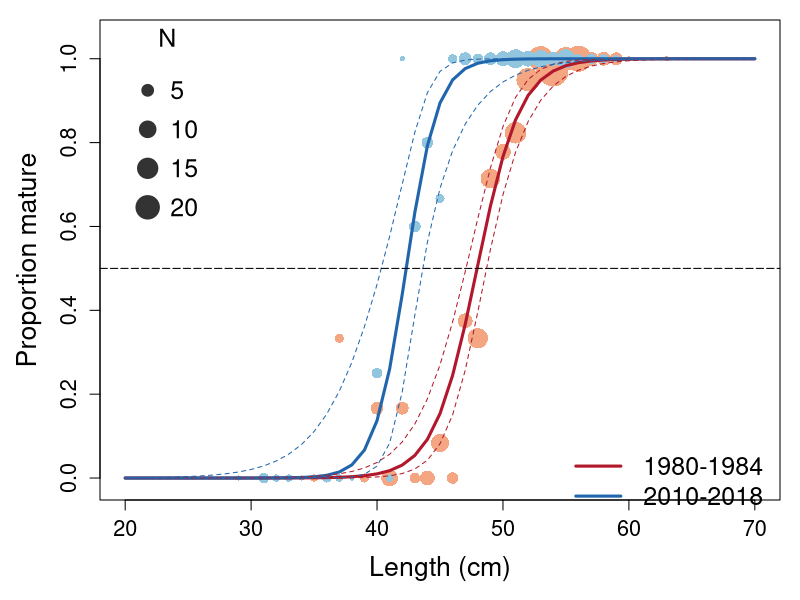
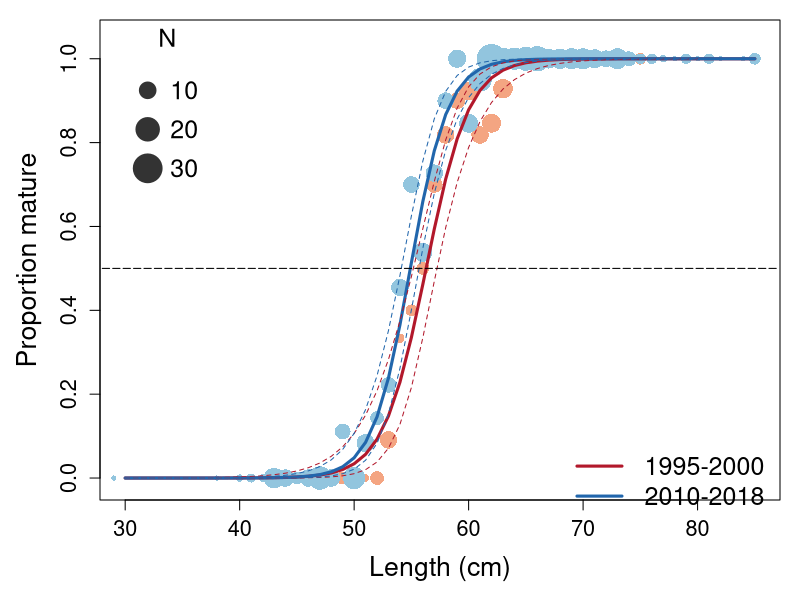

Recreate these plots in R, in order.
### Plotting changes in L50 for canary rockfish and sablefish ###

# This code compares historical L50 values and produces figures 2 and 3

library(tidyverse)
library(here)

##--Canary-------------------------------------------------------------------

# Read data
CNRY.mat.1<-read.csv(here("data", "CNRY_O_1980_1984_11_3_no7_no8.csv"))
Data.in.1<-CNRY.mat.1
CNRY.mat.2<-read.csv(here("data", "CNRY_O_2010_2018_no7_11_3.csv"))
Data.in.2<-CNRY.mat.2

### Time Period 1 ###

###glm fit###

fit.mat.glm.macro.1 <- glm (maturity ~ 1 + length, data <-data.frame(length = Data.in.1$Length, maturity <- Data.in.1$Macro_maturity),
                            family = binomial(link ="logit"))
vector.macro.1 = c(fit.mat.glm.macro.1$coefficients)

# A_glm = intercept
# B_glm = slope

A_glm.macro.1 <- vector.macro.1[1] 
B_glm.macro.1 <- vector.macro.1[2]
Lmat50.macro.1 = -(A_glm.macro.1/B_glm.macro.1)
Lmat50.macro.1

cor(Data.in.1$Length, Data.in.1$Macro_maturity)

sA.macro.1 <- summary (fit.mat.glm.macro.1)$coef[1,2] 
sB.macro.1 <- summary (fit.mat.glm.macro.1)$coef[2,2]    
r.macro.1 <-cor(Data.in.1$Length, Data.in.1$Macro_maturity)
n.1 <- length(Data.in.1$Length)

#Variance estimator
deltamethod.macro.1 <- ((sA.macro.1^2)/(B_glm.macro.1^2))- ((2*A_glm.macro.1*sA.macro.1*sB.macro.1*r.macro.1)/(B_glm.macro.1^3))+ (((A_glm.macro.1^2)*(sB.macro.1^2))/(B_glm.macro.1^4))
deltamethod.macro.1

## 95% Confidence Interval equation

con.macro.1 <- 1.96*(sqrt(deltamethod.macro.1)/sqrt(n.1))
macro_mat.1 = c(Lmat50.macro.1,con.macro.1)



### Time Period 2 ###

###glm fit###

fit.mat.glm.macro.2 <- glm (maturity ~ 1 + length, data <-data.frame(length = Data.in.2$Length, maturity <- Data.in.2$Macro_maturity),
                            family = binomial(link ="logit"))
vector.macro.2 = c(fit.mat.glm.macro.2$coefficients)

# A_glm = intercept
# B_glm = slope

A_glm.macro.2 <- vector.macro.2[1] 
B_glm.macro.2 <- vector.macro.2[2]
Lmat50.macro.2 = -(A_glm.macro.2/B_glm.macro.2)
Lmat50.macro.2

cor(Data.in.2$Length, Data.in.2$Macro_maturity)

sA.macro.2 <- summary (fit.mat.glm.macro.2)$coef[1,2] 
sB.macro.2 <- summary (fit.mat.glm.macro.2)$coef[2,2]    
r.macro.2 <-cor(Data.in.2$Length, Data.in.2$Macro_maturity)
n.2 <- length(Data.in.2$Length)

#Variance estimator
deltamethod.macro.2 <- ((sA.macro.2^2)/(B_glm.macro.2^2))- ((2*A_glm.macro.2*sA.macro.2*sB.macro.2*r.macro.2)/(B_glm.macro.2^3))+ (((A_glm.macro.2^2)*(sB.macro.2^2))/(B_glm.macro.2^4))
deltamethod.macro.2

## 95% Confidence Interval equation

con.macro.2 <- 1.96*(sqrt(deltamethod.macro.2)/sqrt(n.2))
macro_mat.2 = c(Lmat50.macro.2,con.macro.2)

### RESULTS ###

GLM.maturity.data = rbind(macro_mat.1,macro_mat.2)
colnames(GLM.maturity.data) = c("Lmat50", "95% CI +/-")
GLM.maturity.data = as.data.frame(GLM.maturity.data)
GLM.maturity.data





### CREATE PLOT
setEPS()
postscript(here("figures", "Fig2.eps"), height = 8, width = 8)

par(xpd=TRUE,mar = c("bottom" = 5, "left" = 5, "top" = 1, "right" = 1))
plot(0, type ='n', xlim=c(20,70),ylim=c(-0.01,1.05),xlab="Length (cm)",ylab="Proportion mature", cex.lab = 1.6, cex.axis = 1.3)

#Points and Line
# CNRY.mat.1<-read.csv(here("data", "CNRY_O_1980_1984_11_3.csv"))
# Data.in.1<-CNRY.mat.1
# 
# CNRY.mat.2<-read.csv(here("data", "CNRY_O_2010_2018_no7_11_3.csv"))
# Data.in.2<-CNRY.mat.2

# Time Period 1 #
bin_m.1 <- Data.in.1$size
prop_m.1 <- Data.in.1$prop_macro
n_m.1 <- Data.in.1$N
fit.mat.glm.macro.1[1]
df.fit.mat.glm.macro.1 = as.data.frame(fit.mat.glm.macro.1[1])
A_glm.macro.1 = df.fit.mat.glm.macro.1$coefficients[1]
B_glm.macro.1 = df.fit.mat.glm.macro.1$coefficients[2]

# Time Period 2 #
bin_m.2 <- Data.in.2$size
prop_m.2 <- Data.in.2$prop_macro
n_m.2 <- Data.in.2$N
fit.mat.glm.macro.2[1]
df.fit.mat.glm.macro.2 = as.data.frame(fit.mat.glm.macro.2[1])
A_glm.macro.2 = df.fit.mat.glm.macro.2$coefficients[1]
B_glm.macro.2 = df.fit.mat.glm.macro.2$coefficients[2]

# points(x = bin_m.1, y = prop_m.1,cex=0.7*sqrt(n_m.1), pch=16, col = rgb(1,0,0,0.2))
# points(x = bin_m.2, y = prop_m.2,cex=0.7*sqrt(n_m.2), pch=16, col = rgb(0,0,1,0.2))
points(x = bin_m.1, y = prop_m.1,cex=0.7*sqrt(n_m.1), pch=16, col = "#f4a582")
points(x = bin_m.2, y = prop_m.2,cex=0.7*sqrt(n_m.2), pch=16, col = "#92c5de")


lines(20:70, 1/(1+(exp(-(A_glm.macro.1+(B_glm.macro.1*(20:70)))))), type = "l", col='#b2182b', pch = 19, lty =1,lwd = 3)####Time Period 1#####
lines(20:70, 1/(1+(exp(-(A_glm.macro.2+(B_glm.macro.2*(20:70)))))), type = "l", col='#2166ac', pch = 19, lty =1,lwd = 3)####Time Period 2#####

# GLM Confidence Bands #

plotdat <- data.frame(length=(20:70))
predat.1 <- predict(fit.mat.glm.macro.1,newdata=plotdat, se.fit=TRUE)
with(predat.1, lines(20:70,exp(fit+1.96*se.fit)/(1+exp(fit+1.96*se.fit)),lty=2,col="#b2182b"))
with(predat.1, lines(20:70,exp(fit-1.96*se.fit)/(1+exp(fit-1.96*se.fit)),lty=2,col="#b2182b"))

predat.2 <- predict(fit.mat.glm.macro.2,newdata=plotdat, se.fit=TRUE)
with(predat.2, lines(20:70,exp(fit+1.96*se.fit)/(1+exp(fit+1.96*se.fit)),lty=2,col="#2166ac"))
with(predat.2, lines(20:70,exp(fit-1.96*se.fit)/(1+exp(fit-1.96*se.fit)),lty=2,col="#2166ac"))


# L50 line #
segments(18,0.5,72,0.5,lty=5)

#Legend
legend.a <- c(5, 10,     
              15, 20)

legend.cex <- 0.7*sqrt(legend.a)

legend(20 ,1.1,legend=legend.a,pch=19,col="gray20",
       cex = 1.5, pt.cex=legend.cex,ncol=1,title ="N",bty='n', y.intersp = 1.3)


legend(54,0.1, legend=c("1980-1984","2010-2018"), col=c("#b2182b", "#2166ac"), lwd=c(3,3),
       lty= c(1,1,1), cex=1.5, bty="n")

dev.off()


##--Sablefish-------------------------------------------------------------------

# Read data
SABL.mat.1<-read.csv(here("data", "SABL_O_1995_2000_no7_no8_10_2_edit.csv"))
Data.in.1<-SABL.mat.1
SABL.mat.2<-read.csv(here("data", "SABL_O_2010_2018_no7_10_2.csv"))
Data.in.2<-SABL.mat.2

### Time Period 1 ###

###glm fit###

fit.mat.glm.macro.1 <- glm (maturity ~ 1 + length, data <-data.frame(length = Data.in.1$Length, maturity <- Data.in.1$Macro_maturity),
                            family = binomial(link ="logit"))
vector.macro.1 = c(fit.mat.glm.macro.1$coefficients)

# A_glm = intercept
# B_glm = slope

A_glm.macro.1 <- vector.macro.1[1] 
B_glm.macro.1 <- vector.macro.1[2]
Lmat50.macro.1 = -(A_glm.macro.1/B_glm.macro.1)
Lmat50.macro.1

cor(Data.in.1$Length, Data.in.1$Macro_maturity)

sA.macro.1 <- summary (fit.mat.glm.macro.1)$coef[1,2] 
sB.macro.1 <- summary (fit.mat.glm.macro.1)$coef[2,2]    
r.macro.1 <-cor(Data.in.1$Length, Data.in.1$Macro_maturity)
n.1 <- length(Data.in.1$Length)

#Variance estimator
deltamethod.macro.1 <- ((sA.macro.1^2)/(B_glm.macro.1^2))- ((2*A_glm.macro.1*sA.macro.1*sB.macro.1*r.macro.1)/(B_glm.macro.1^3))+ (((A_glm.macro.1^2)*(sB.macro.1^2))/(B_glm.macro.1^4))
deltamethod.macro.1

## 95% Confidence Interval equation

con.macro.1 <- 1.96*(sqrt(deltamethod.macro.1)/sqrt(n.1))
macro_mat.1 = c(Lmat50.macro.1,con.macro.1)



### Time Period 2 ###

###glm fit###

fit.mat.glm.macro.2 <- glm (maturity ~ 1 + length, data <-data.frame(length = Data.in.2$Length, maturity <- Data.in.2$Macro_maturity),
                            family = binomial(link ="logit"))
vector.macro.2 = c(fit.mat.glm.macro.2$coefficients)

# A_glm = intercept
# B_glm = slope

A_glm.macro.2 <- vector.macro.2[1] 
B_glm.macro.2 <- vector.macro.2[2]
Lmat50.macro.2 = -(A_glm.macro.2/B_glm.macro.2)
Lmat50.macro.2

cor(Data.in.2$Length, Data.in.2$Macro_maturity)

sA.macro.2 <- summary (fit.mat.glm.macro.2)$coef[1,2] 
sB.macro.2 <- summary (fit.mat.glm.macro.2)$coef[2,2]    
r.macro.2 <-cor(Data.in.2$Length, Data.in.2$Macro_maturity)
n.2 <- length(Data.in.2$Length)

#Variance estimator
deltamethod.macro.2 <- ((sA.macro.2^2)/(B_glm.macro.2^2))- ((2*A_glm.macro.2*sA.macro.2*sB.macro.2*r.macro.2)/(B_glm.macro.2^3))+ (((A_glm.macro.2^2)*(sB.macro.2^2))/(B_glm.macro.2^4))
deltamethod.macro.2

## 95% Confidence Interval equation

con.macro.2 <- 1.96*(sqrt(deltamethod.macro.2)/sqrt(n.2))
macro_mat.2 = c(Lmat50.macro.2,con.macro.2)

### RESULTS ###

GLM.maturity.data = rbind(macro_mat.1,macro_mat.2)
colnames(GLM.maturity.data) = c("Lmat50", "95% CI +/-")
GLM.maturity.data = as.data.frame(GLM.maturity.data)
GLM.maturity.data





### CREATE PLOT
setEPS()
postscript(here("figures", "Fig3.eps"), height = 8, width = 8)

par(mfrow=c(1,1))
par(xpd=TRUE,mar = c("bottom" = 5, "left" = 5, "top" = 1, "right" = 1))
plot(0, type ='n', xlim=c(30,85),ylim=c(-0.01,1.05),xlab="Length (cm)",ylab="Proportion mature", cex.lab = 1.6, cex.axis = 1.3)

# Time Period 1 #
bin_m.1 <- Data.in.1$size
prop_m.1 <- Data.in.1$prop_macro
n_m.1 <- Data.in.1$N
fit.mat.glm.macro.1[1]
df.fit.mat.glm.macro.1 = as.data.frame(fit.mat.glm.macro.1[1])
A_glm.macro.1 = df.fit.mat.glm.macro.1$coefficients[1]
B_glm.macro.1 = df.fit.mat.glm.macro.1$coefficients[2]

# Time Period 2 #
bin_m.2 <- Data.in.2$size
prop_m.2 <- Data.in.2$prop_macro
n_m.2 <- Data.in.2$N
fit.mat.glm.macro.2[1]
df.fit.mat.glm.macro.2 = as.data.frame(fit.mat.glm.macro.2[1])
A_glm.macro.2 = df.fit.mat.glm.macro.2$coefficients[1]
B_glm.macro.2 = df.fit.mat.glm.macro.2$coefficients[2]

# points(x = bin_m.1, y = prop_m.1,cex=0.7*sqrt(n_m.1), pch=16, col = rgb(1,0,0,0.2))
# points(x = bin_m.2, y = prop_m.2,cex=0.7*sqrt(n_m.2), pch=16, col = rgb(0,0,1,0.2))
points(x = bin_m.1, y = prop_m.1,cex=0.7*sqrt(n_m.1), pch=16, col = "#f4a582")
points(x = bin_m.2, y = prop_m.2,cex=0.7*sqrt(n_m.2), pch=16, col = "#92c5de")


lines(30:85, 1/(1+(exp(-(A_glm.macro.1+(B_glm.macro.1*(30:85)))))), type = "l", col="#b2182b", pch = 19, lty =1,lwd = 3)####Time Period 1#####
lines(30:85, 1/(1+(exp(-(A_glm.macro.2+(B_glm.macro.2*(30:85)))))), type = "l", col="#2166ac", pch = 19, lty =1,lwd = 3)####Time Period 2#####

# GLM Confidence Bands #
plotdat <- data.frame(length=(30:80))
predat.1 <- predict(fit.mat.glm.macro.1,newdata=plotdat, se.fit=TRUE)
with(predat.1, lines(30:80,exp(fit+1.96*se.fit)/(1+exp(fit+1.96*se.fit)),lty=2,col="#b2182b"))
with(predat.1, lines(30:80,exp(fit-1.96*se.fit)/(1+exp(fit-1.96*se.fit)),lty=2,col="#b2182b"))

predat.2 <- predict(fit.mat.glm.macro.2,newdata=plotdat, se.fit=TRUE)
with(predat.2, lines(30:80,exp(fit+1.96*se.fit)/(1+exp(fit+1.96*se.fit)),lty=2,col="#2166ac"))
with(predat.2, lines(30:80,exp(fit-1.96*se.fit)/(1+exp(fit-1.96*se.fit)),lty=2,col="#2166ac"))


#Legend
legend.a <- c(10, 20, 30)

legend.cex <- 0.7*sqrt(legend.a)

legend(30 ,1.1,legend=legend.a,pch=19,col="gray20",
       cex = 1.5, pt.cex=legend.cex,ncol=1,title ="N",bty='n', y.intersp = 1.3)

# legend(30,1.01,legend="20",pch=19,col="gray20",cex = 1, pt.cex=0.7*sqrt(20),ncol=1,bty='n')
# legend(30,0.95,legend="30",pch=19,col="gray20",cex = 1, pt.cex=0.7*sqrt(30),ncol=1,bty='n')

legend(67.5,0.1, legend=c("1995-2000","2010-2018"), col=c("#b2182b", "#2166ac"), lwd=c(3,3),
       lty= c(1,1,1), cex=1.5, bty="n")


# # L50 line intercept #
segments(28,0.5,87,0.5,lty=5)



dev.off()

